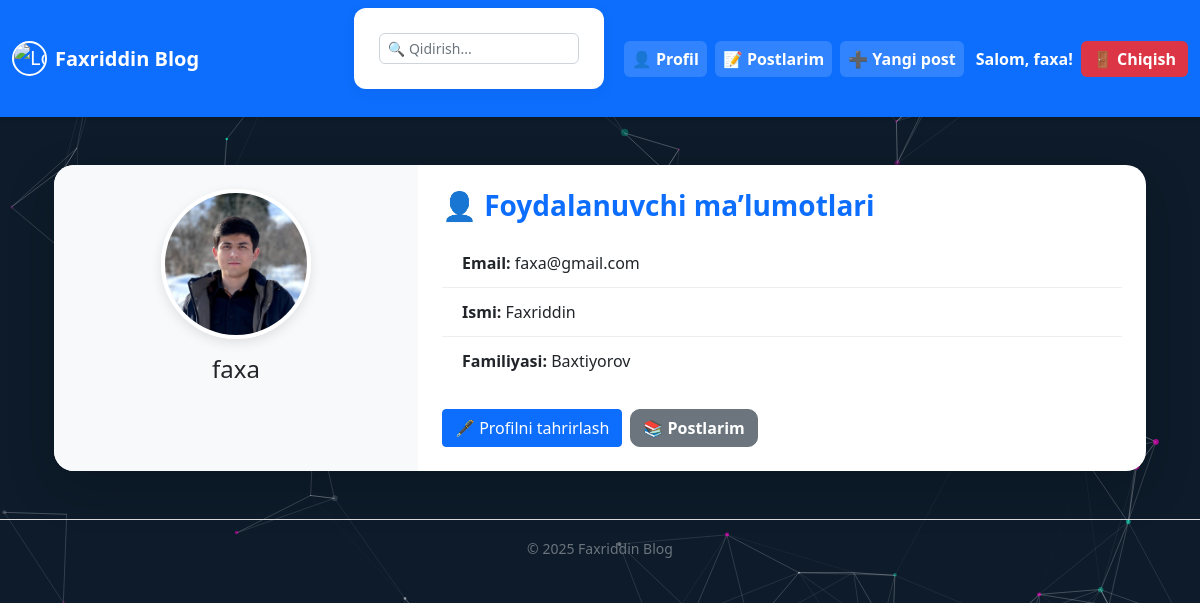
The page /accounts/profil/ (signed in) on the database as committed earlier.
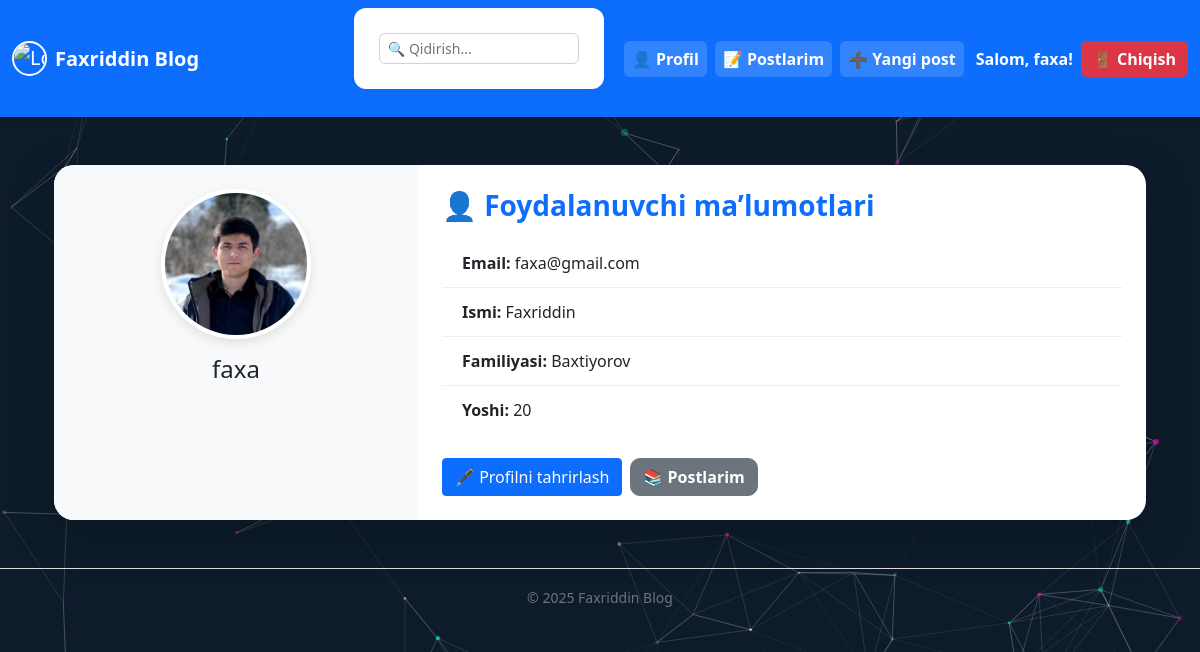
The same page on the database as committed later.
### accounts/models.py (models this page shows, shortened)
class CustomUser(AbstractUser):
    age = models.PositiveIntegerField(null=True, blank=True)
    location = models.CharField(max_length=100, null=True, blank=True)
    profile_picture = models.ImageField(upload_to='profile_pics/', blank=True, null=True)

### accounts/views.py (the view)
# urls.py: path('profil/',Profilview.as_view(), name='profil_view'),
class Profilview(LoginRequiredMixin, DetailView):
    model = CustomUser
    template_name = 'profil_view.html'
    context_object_name = 'profile_user'
    def get_object(self, queryset=None):
        return self.request.user  # har doim hozirgi foydalanuvchini qaytaramiz

### templates/profil_view.html (shortened to what this page needs)
{% extends 'base.html' %}
{% load static %}
{% block content %}
<link rel="stylesheet" href="{% static 'css/profil_view.css' %}">
<div class="container mt-5">
  <div class="card profile-card shadow-lg border-0">
    <div class="row g-0">
      <div class="col-md-4 text-center p-4 bg-light rounded-start">
        {% if profile_user.profile_picture %}
          <img src="{{ profile_user.profile_picture.url }}"
               class="img-fluid rounded-circle profile-img"
               alt="Profil rasmi">
        {% else %}
          <img src="{% static 'img/default-profile.png' %}"
               class="img-fluid rounded-circle profile-img"
               alt="Default profil rasmi">
        {% endif %}
        <h4 class="mt-3">{{ profile_user.username }}</h4>
      </div>
      <div class="col-md-8 p-4">
        <h3 class="mb-3 text-primary">👤 Foydalanuvchi ma’lumotlari</h3>
        <ul class="list-group list-group-flush">
          <li class="list-group-item">
            <strong>Email:</strong> {{ profile_user.email }}
          </li>
          {% if profile_user.first_name %}
            <li class="list-group-item">
              <strong>Ismi:</strong> {{ profile_user.first_name }}
            </li>
          {% endif %}
          {% if profile_user.last_name %}
            <li class="list-group-item">
              <strong>Familiyasi:</strong> {{ profile_user.last_name }}
            </li>
          {% endif %}
          {% if profile_user.age %}
            <li class="list-group-item">
              <strong>Yoshi:</strong> {{ profile_user.age }}
            </li>
          {% endif %}
        </ul>
        <div class="mt-4 d-flex flex-wrap gap-2">
          {% if request.user.pk == profile_user.pk %}
            <a href="{% url 'profil_edit' %}" class="btn btn-primary">
              🖋️ Profilni tahrirlash
            </a>
          {% endif %}
          <a href="{% url 'my_posts' %}" class="btn btn-secondary">
            📚 Postlarim
          </a>
        </div>
      </div>
    </div>
  </div>
</div>
{% endblock %}

### templates/base.html (shortened to what this page needs)
{% load static %}
<!DOCTYPE html>
<html lang="uz">
<head>
    <link href="https://cdn.jsdelivr.net/npm/bootstrap@5.0.2/dist/css/bootstrap.min.css" rel="stylesheet">
    <link rel="stylesheet" href="{% static 'css/base.css' %}">
</head>
<body class="bg-dark-blue">
<nav class="navbar navbar-expand-lg navbar-dark bg-primary shadow-sm">
    <div class="container-fluid">
        <a class="navbar-brand d-flex align-items-center" href="{% url 'article_list' %}">
            <img src="{% static 'img/me.jpg' %}" alt="Logo" width="35" height="35" class="rounded-circle me-2">
            <strong>Faxriddin Blog</strong>
        </a>
        <div class="collapse navbar-collapse justify-content-end" id="navbarNav">
            <form method="get" action="{% url 'article_list' %}" class="d-flex align-items-center me-3 position-relative" id="navbar-search-form">
                <input type="text" name="q" id="search-input" class="form-control form-control-sm" placeholder="🔍 Qidirish..." value="{{ request.GET.q }}">
            </form>
            {% if user.is_authenticated %}
            <ul class="navbar-nav align-items-center">
                <li class="nav-item">
                    <a class="nav-link nav-btn" href="{% url 'profil_view' %}">👤 Profil</a>
                </li>
                <li class="nav-item">
                    <a class="nav-link nav-btn" href="{% url 'my_posts' %}">📝 Postlarim</a>
                </li>
                <li class="nav-item">
                    <a class="nav-link nav-btn" href="{% url 'add_article' %}">➕ Yangi post</a>
                </li>
                <li class="nav-item text-white fw-bold mx-2">Salom, {{ user.username }}!</li>
                <li class="nav-item">
                    <form method="post" action="{% url 'logout' %}">
                        <button class="logout-red" type="submit">🚪 Chiqish</button>
                    </form>
                </li>
            </ul>
            {% else %}
            <ul class="navbar-nav">
                <li class="nav-item">
                    <a class="nav-link nav-btn" href="{% url 'login' %}">🔐 Kirish / Ro'yxatdan o'tish</a>
                </li>
            </ul>
            {% endif %}
        </div>
    </div>
</nav>
<div id="particles-js" style="position: fixed; width: 100%; height: 100%; z-index: -1;"></div>
<div class="content-wrapper container mt-4">
    {% block content %}
    {% endblock %}
</div>
<footer class="text-center text-muted mt-5 mb-3">
    <small>&copy; {% now "Y" %} Faxriddin Blog</small>
</footer>
</body>
</html>

### static/css/base.css (style rules this page uses)
body { font-family: 'Segoe UI', Tahoma, Geneva, Verdana, sans-serif; background-color: #030e1f; color: #212529 !important; margin: 0; padding: 0; }
.nav-btn { background-color: rgba(255, 255, 255, 0.15); border-radius: 6px; padding: 6px 12px; margin: 0 4px; color: #ffffff !important; font-weight: 600; transition: all 0.3s ease-in-out; border: none; text-decoration: none; display: inline-block; }
.logout-red { background-color: #dc3545 !important; color: #fff !important; border-radius: 6px; padding: 6px 12px; font-weight: 600; border: none; display: inline-block; transition: all 0.3s ease-in-out; }
.navbar .nav-item form { display: inline; background: transparent !important; padding: 0; margin: 0; box-shadow: none; }
.navbar-brand img { border: 2px solid #ffffff; }
#navbar-search-form { width: 250px; position: relative; }
#navbar-search-form .form-control { padding-right: 25px; font-size: 14px; height: 30px; border-radius: 6px; }
form { background-color: #ffffff; padding: 25px; border-radius: 12px; box-shadow: 0 4px 16px rgba(0, 0, 0, 0.05); margin-bottom: 20px; }
footer { border-top: 1px solid #ddd; padding: 1rem 0; margin-top: auto; color: #333; }
.content-wrapper { position: relative; z-index: 1; }
#particles-js { position: fixed; top: 0; left: 0; width: 100%; height: 100%; z-index: 0; background-color: #0d1b2a; }

### staticfiles/css/profil_view.css (style rules this page uses)
.profile-img { width: 150px; height: 150px; object-fit: cover; border: 4px solid #fff; box-shadow: 0 4px 12px rgba(0, 0, 0, 0.1); }
.profile-card { border-radius: 20px; overflow: hidden; }
.list-group-item { font-size: 1rem; padding: 0.75rem 1.25rem; border: none; border-bottom: 1px solid #eee; background-color: transparent; }
.btn-secondary { font-weight: bold; border-radius: 10px; }
.text-primary { font-weight: 600; }

Rows that differ between the two databases and show on the page:
changed CustomUser "faxa": age (not shown) → "20"
Other text that changed with them:
text now shown: "Yoshi:"
